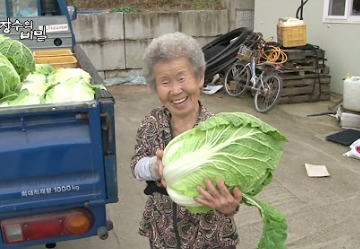
#> input picture cabbage_grandma.png, 360 x 249 px, found by its file name
$ jupyter execute --allow-errors RMBG_2_0_share_241128_mix.ipynb   (shell and % lines are left out)
#> lines starting #> are read from the running program, lines starting #| are printed output that depends on the picture
<a href="https://colab.research.google.com/github/rumelay/AIFFEL_quest_cr11/blob/main/RMBG_2_0_share_241128_mix.ipynb" target="_parent"></a>

[cell 1]
from PIL import Image
import matplotlib.pyplot as plt
import torch
from torchvision import transforms
from transformers import AutoModelForImageSegmentation

#> (the rest of this cell did not finish here and is left out)

[cell 2]
def transform_image(image):
    # Convert RGBA to RGB if image has alpha channel
    if image.mode == 'RGBA':
        image = image.convert('RGB')

    image_size = (1024, 1024)
    transform = transforms.Compose([
        transforms.Resize(image_size),
        transforms.ToTensor(),
        transforms.Normalize(
            mean=[0.485, 0.456, 0.406],
            std=[0.229, 0.224, 0.225]
        )
    ])
    return transform(image)

# Usage
input_image_path = "/content/ex_image/cabbage_grandma.png"
image = Image.open(input_image_path)
#> image is the input picture: PIL image 360x249 RGB; mean R, G, B 132.2, 132.7, 118
print(image.size)
#| (360, 249)
#> (the rest of this cell did not finish here and is left out)

#> (a cell that did not finish here is left out)

#> (a cell that did not finish here is left out)

[cell 5]
import cv2
import matplotlib.pyplot as plt

img_orig = cv2.imread(input_image_path)

print(img_orig.shape)
#| (249, 360, 3)

plt.imshow(cv2.cvtColor(img_orig, cv2.COLOR_BGR2RGB))
plt.show()

[cell 6]
img_blurred = cv2.blur(img_orig, (13, 13))
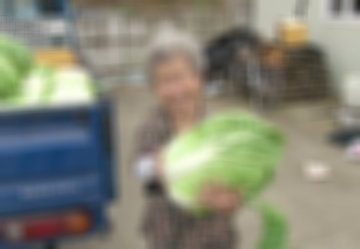
#> img_blurred: shape (249, 360, 3); mean B, G, R 118, 132.7, 132.2

plt.imshow(cv2.cvtColor(img_blurred, cv2.COLOR_BGR2RGB))
plt.show()

[cell 7]
import numpy as np

#> (the rest of this cell did not finish here and is left out)

#> (a cell that did not finish here is left out)

#> (a cell that did not finish here is left out)

#> (a cell that did not finish here is left out)

[cell 11]
# 배경 이미지 경로 설정
background_image_path = "/content/ex_image/background.png"

# 배경 이미지 로드
background = Image.open(background_image_path)
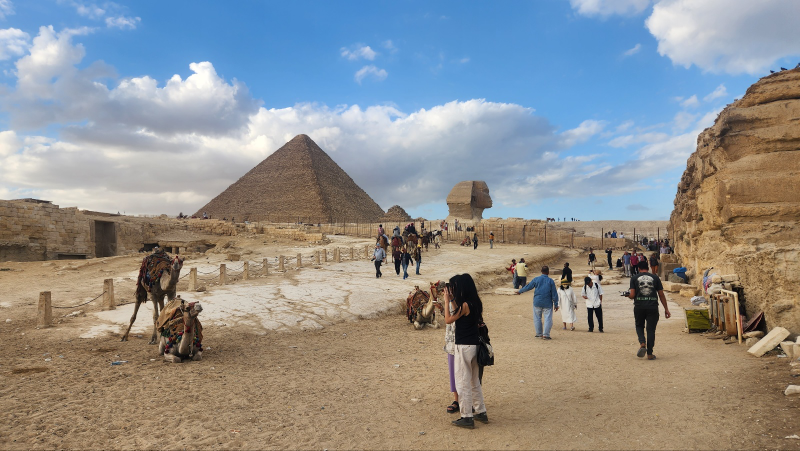
#> input picture images/background.png, 1600 x 901 px, found by its file name (shown at 1/2 size)
#> background is the input picture: PIL image 1600x901 RGB; mean R, G, B 144, 144.4, 143.4

# 배경 이미지를 원본 이미지 크기와 동일하게 조정하고 RGBA 모드로 변환
background = background.resize(image.size).convert("RGBA")
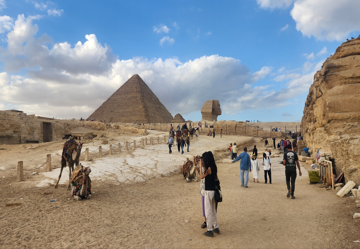
#> background: PIL image 360x249 RGBA; mean R, G, B, A 144, 144.4, 143.4, 255

# 전경 이미지 설정 (이미 알파 채널이 추가된 이미지)
foreground = image  # 이전 단계에서 'image.putalpha(mask)'를 통해 알파 채널이 추가되었습니다.

# 마스크를 사용하여 전경과 배경을 합성
#> (the rest of this cell did not finish here and is left out)

#> (a cell that did not finish here is left out)

[cell 13]
# 새로운 입력 이미지 경로 설정
new_input_image_path = "/content/ex_image/cute_dog.png"

# 새로운 이미지 로드
new_image = Image.open(new_input_image_path)
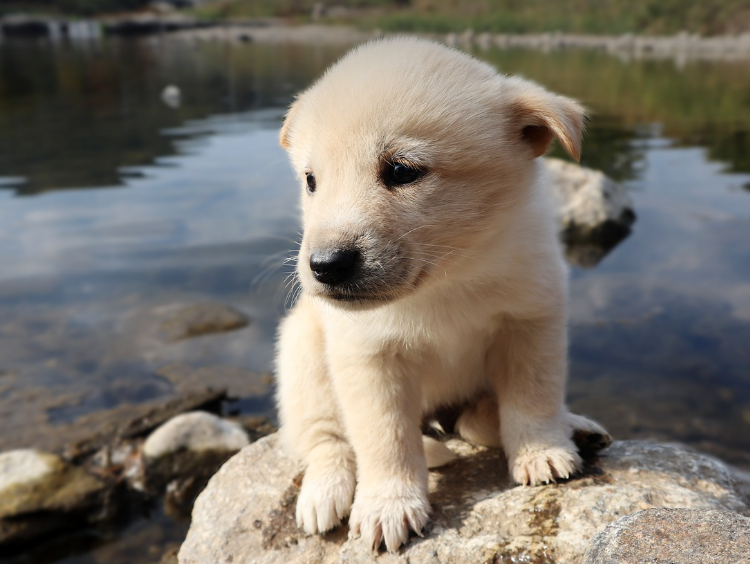
#> input picture cute_dog.png, 750 x 564 px, found by its file name
#> new_image is the input picture: PIL image 750x564 RGB; mean R, G, B 120.7, 114.4, 105.3
print(f"원본 이미지 크기: {new_image.size}")
#| 원본 이미지 크기: (750, 564)

# 이미지 변환 및 전처리
#> (the rest of this cell did not finish here and is left out)
